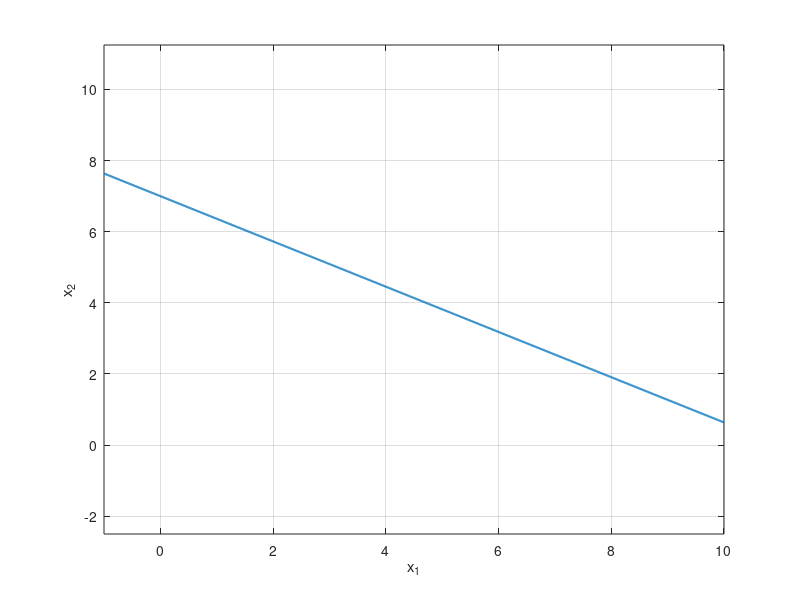
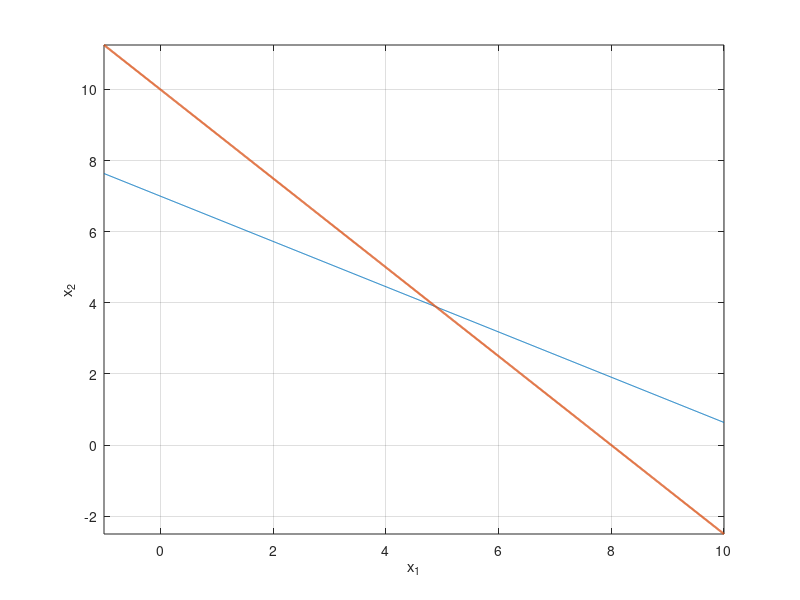
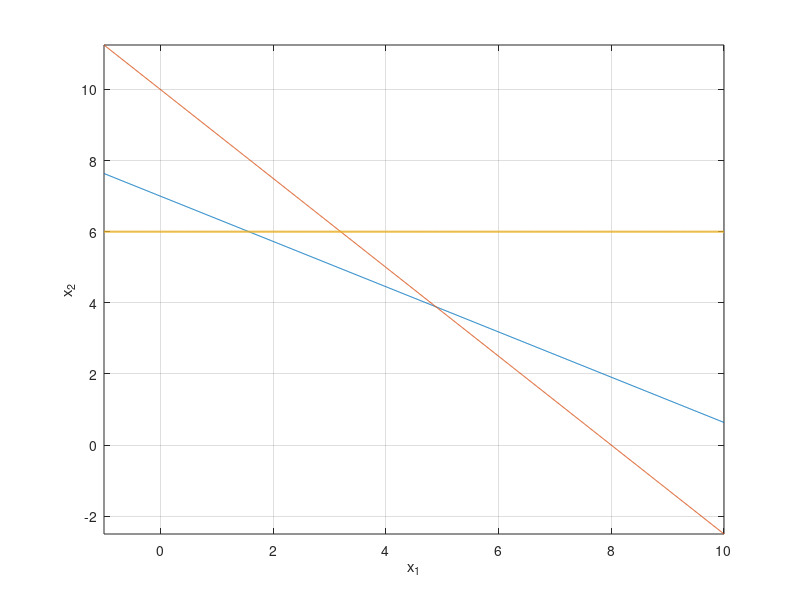
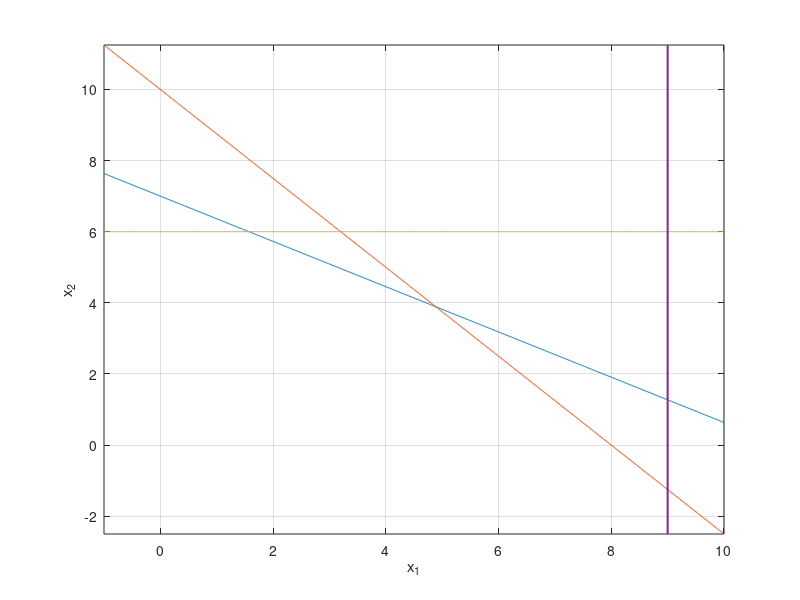

Write the MATLAB code that produced these figures, in order.
clear all; clc; close all;

x1=-1:0.01:10;
x21=7-7/11*x1;
x22=10-10/8*x1;
x23=6*ones(length(x1),1);
ymin=min([min(x21),min(x22),min(x23)]);
ymax=max([max(x21),max(x22),max(x23)]);

z1=-150/175*x1;
z2=600/175-150/175*x1;
z3=1400/175-150/175*x1;

figure
plot(x1,x21,'LineWidth',1.5)
grid on
xlim([-1 10])
ylim([ymin ymax])
xlabel('x_1'),ylabel('x_2')

figure
plot(x1,x21,x1,x22,'LineWidth',1.5)
grid on
xlim([-1 10])
ylim([ymin ymax])
xlabel('x_1'),ylabel('x_2')

figure
plot(x1,x21,x1,x22,x1,x23,'LineWidth',1.5)
grid on
xlim([-1 10])
ylim([ymin ymax])
xlabel('x_1'),ylabel('x_2')

figure
plot(x1,x21,x1,x22,x1,x23,[9 9],[ymin ymax],'LineWidth',1.5)
grid on
xlim([-1 10])
ylim([ymin ymax])
xlabel('x_1'),ylabel('x_2')

figure
plot(x1,x21,x1,x22,x1,x23,[9 9],[ymin ymax],x1,zeros(length(x1),1),'LineWidth',1.5)
grid on
xlim([-1 10])
ylim([ymin ymax])
xlabel('x_1'),ylabel('x_2')

figure,plot(x1,x21,x1,x22,x1,x23,[9 9],[ymin ymax],x1,zeros(length(x1),1),[0 0],[ymin ymax],'LineWidth',1.5)
grid on
xlim([-1 10])
ylim([ymin ymax])
xlabel('x_1'),ylabel('x_2')

figure,plot(x1,x21,x1,x22,x1,x23,[9 9],[ymin ymax],x1,zeros(length(x1),1),[0 0],[ymin ymax],'LineWidth',1.5)
grid on
xlim([-1 10])
ylim([ymin ymax])
xlabel('x_1'),ylabel('x_2')
hold on
plot(x1,z1,'--k',x1,z2,'--k',x1,z3,'--k','LineWidth',2)